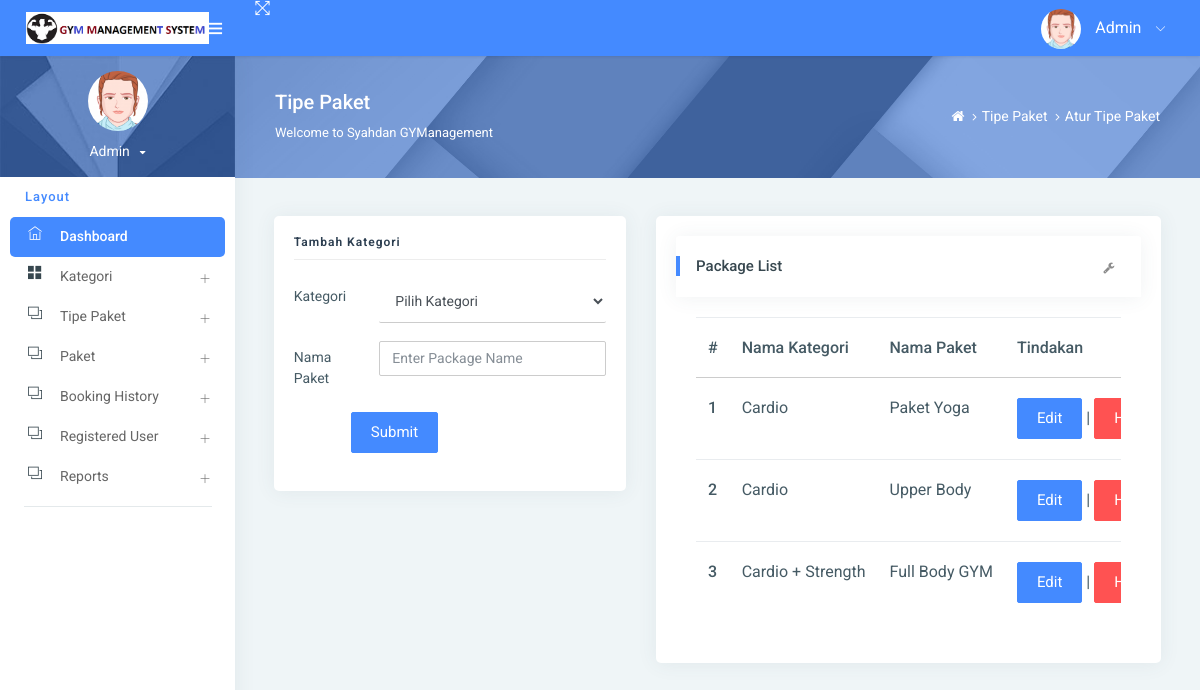
Page /managePackageType/ (signed in) on the committed database.
### gym/models.py (models this page shows, shortened)
class Packagetype(models.Model):
    category = models.ForeignKey(Category, on_delete=models.CASCADE, null=True)
    packagename = models.CharField(max_length=200, null=True)
    creationdate = models.DateTimeField(auto_now_add=True)

class Category(models.Model):
    categoryname = models.CharField(max_length=200, null=True)
    status = models.CharField(max_length=300, null=True)
    creationdate = models.DateTimeField(auto_now_add=True)

### gym/views.py (the view)
# urls.py: path('managePackageType/', managePackageType, name='managePackageType'),
def managePackageType(request):
    if not request.user.is_authenticated:
        return redirect('admin_login')
    package = Packagetype.objects.all()
    category = Category.objects.all()
    try:
        if request.method == "POST":
            cid = request.POST['category']
            categoryid = Category.objects.get(id=cid)
            packagename = request.POST['packagename']
            try:
                Packagetype.objects.create(category=categoryid, packagename=packagename)
                error = "no"
            except:
                error = "yes"
    except:
        pass
    return render(request, 'admin/managePackageType.html', locals())

### gym/templates/admin/managePackageType.html (shortened to what this page needs)
{% extends 'admin_base.html' %}
{% load static %}
{% block main %}
<div class="page-header">
    <div class="page-block">
        <div class="row align-items-center">
            <div class="col-md-8">
                <div class="page-header-title">
                    <h5 class="m-b-10">Tipe Paket</h5>
                    <p class="m-b-0">Welcome to Syahdan GYManagement</p>
                </div>
            </div>
            <div class="col-md-4">
                <ul class="breadcrumb-title">
                    <li class="breadcrumb-item">
                        <a href="{% url 'admin_home' %}"> <i class="fa fa-home"></i> </a>
                    </li>
                    <li class="breadcrumb-item"><a href="">Tipe Paket</a>
                    </li>
                    <li class="breadcrumb-item"><a href="">Atur Tipe Paket</a>
                    </li>
                </ul>
            </div>
        </div>
    </div>
</div>
<div class="pcoded-inner-content">
    <div class="main-body">
        <div class="page-wrapper">
            <div class="page-body">
                <div class="row">
                    <div class="col-sm-5">
                        <div class="card">
                            <div class="card-block">
                                <h4 class="sub-title">Tambah Kategori</h4>
                                <form method="post">
                                    <div class="form-group row">
                                        <label class="col-sm-3 col-form-label">Kategori</label>
                                        <div class="col-sm-9">
                                            <select name="category" class="form-control" required>
                                                <option value="">Pilih Kategori</option>
                                            </select>
                                        </div>
                                    </div>
                                    <div class="form-group row">
                                        <label class="col-sm-3 col-form-label">Nama Paket</label>
                                        <div class="col-sm-9">
                                            <input type="text" name="packagename" placeholder="Enter Package Name"
                                                   class="form-control" required>
                                        </div>
                                    </div>
                                    <div class="form-group row">
                                        <label class="col-sm-2 col-form-label"></label>
                                        <div class="col-sm-10">
                                            <input type="submit" class="btn btn-primary" value="Submit">
                                        </div>
                                    </div>
                                </form>
                            </div>
                        </div>
                    </div>
                    <div class="col-md-7">
                        <div class="card">
                            <div class="card-block">
                                <div class="card-header">
                                    <h5>Package List</h5>
                                    <div class="card-header-right">
                                        <ul class="list-unstyled card-option">
                                            <li><i class="fa fa fa-wrench open-card-option"></i></li>
                                        </ul>
                                    </div>
                                </div>
                                <div class="card-block table-border-style">
                                    <div class="table-responsive">
                                        <table class="table">
                                            <thead>
                                            <tr>
                                                <th>#</th>
                                                <th>Nama Kategori</th>
                                                <th>Nama Paket</th>
                                                <th>Tindakan</th>
                                            </tr>
                                            </thead>
                                            <tbody>
                                            {% for i in package %}
                                            <tr>
                                                <th scope="row">{{forloop.counter}}</th>
                                                <td>{{i.category.categoryname}}</td>
                                                <td>{{i.packagename}}</td>
                                                <td><a href="{% url 'editPackageType' i.id %}"
                                                       class="btn btn-primary">Edit</a> |
                                                    <a href="{% url 'deletePackageType' i.id %}"
                                                       onclick="return confirm('Are you sure to Delete')"
                                                       class="btn btn-danger">Hapus</a></td>
                                            </tr>
                                            {% endfor %}
                                            </tbody>
                                        </table>
                                    </div>
                                </div>
                            </div>
                        </div>
                    </div>
                </div>
            </div>
        </div>
    </div>
</div>
{% endblock %}

### rows in the picture
Packagetype: category.categoryname "Cardio", packagename "Paket Yoga"
Packagetype: category.categoryname "Cardio", packagename "Upper Body"
Packagetype: category.categoryname "Cardio + Strength", packagename "Full Body GYM"
